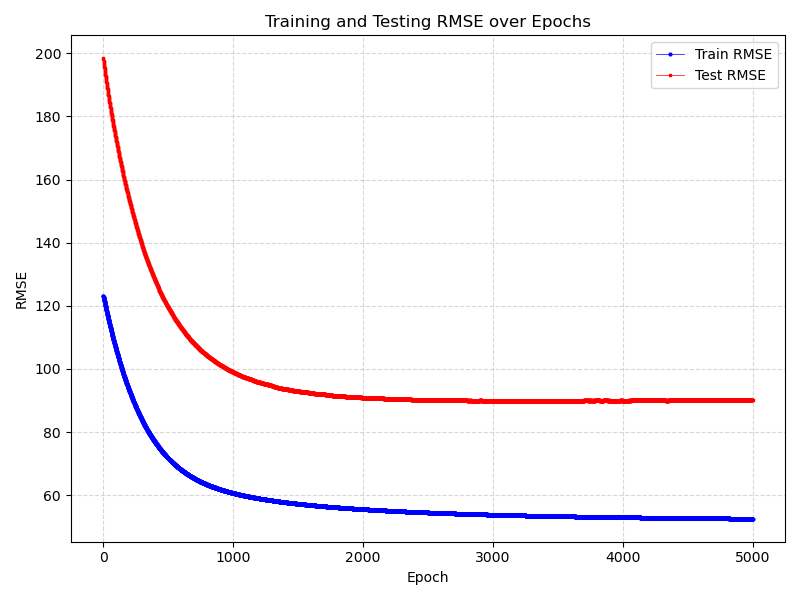

This figure's Python source:
import matplotlib.pyplot as plt
import pandas as pd

# Load data
df = pd.read_csv("rmse_log.csv")

# Plot with thinner lines
plt.figure(figsize=(8, 6))
plt.plot(df['Epoch'], df['TrainRMSE'], 'o-', color='blue', label='Train RMSE', linewidth=0.5, markersize=2)
plt.plot(df['Epoch'], df['TestRMSE'], 's-', color='red', label='Test RMSE', linewidth=0.5, markersize=2)

plt.xlabel("Epoch")
plt.ylabel("RMSE")
plt.title("Training and Testing RMSE over Epochs")
plt.legend()
plt.grid(True, linestyle='--', alpha=0.5)
plt.tight_layout()
plt.show()
